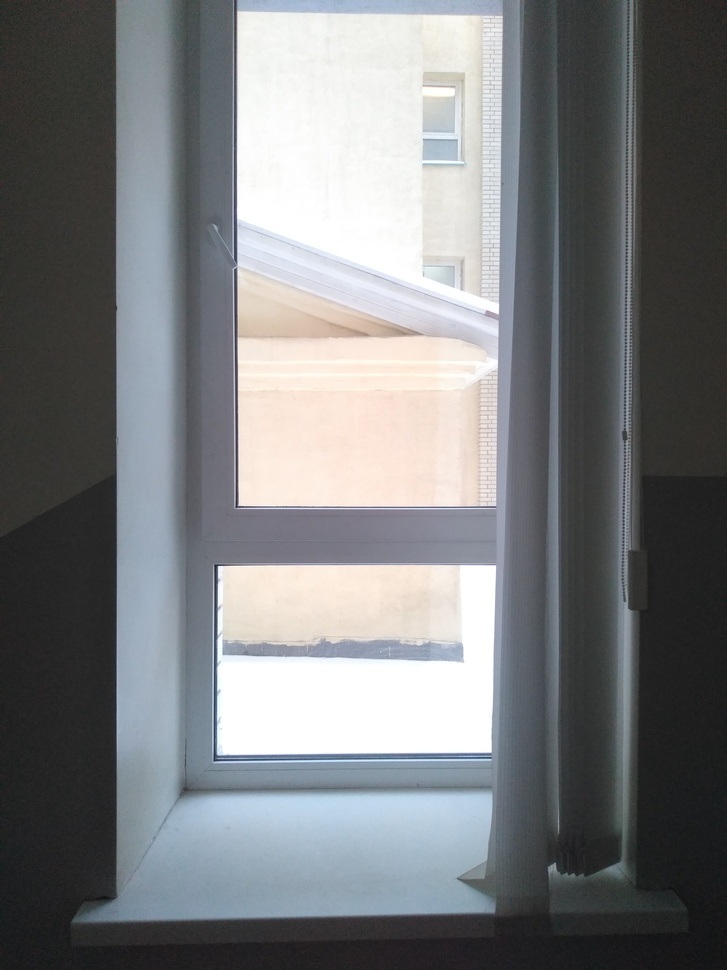
#> input picture src/1.jpg, 727 x 970 px, shrunk from 3120 x 4160 before the run
$ python '1 lab.py'
#> lines starting #> are read from the running program, lines starting #| are printed output that depends on the picture
### hist.py
from matplotlib import pyplot
import cv2
from sys import argv


def draw_hist(img):
    color = ('r', 'g', 'b')
    for i, col in enumerate(color):
        hist = cv2.calcHist([img], [i], None, [256], [0, 256])
        pyplot.plot(hist, color=col)
        pyplot.xlim([0, 256])
    pyplot.show()


# [2 lines that do not run on import are left out]

### 1 lab.py
import cv2
import numpy as np
from hist import draw_hist

img = cv2.imread('src/1.jpg')
#> img is the input picture: shape (970, 727, 3); mean B, G, R 125.8, 123.8, 121.8
img = cv2.cvtColor(img, cv2.COLOR_BGR2LAB) / 255.0
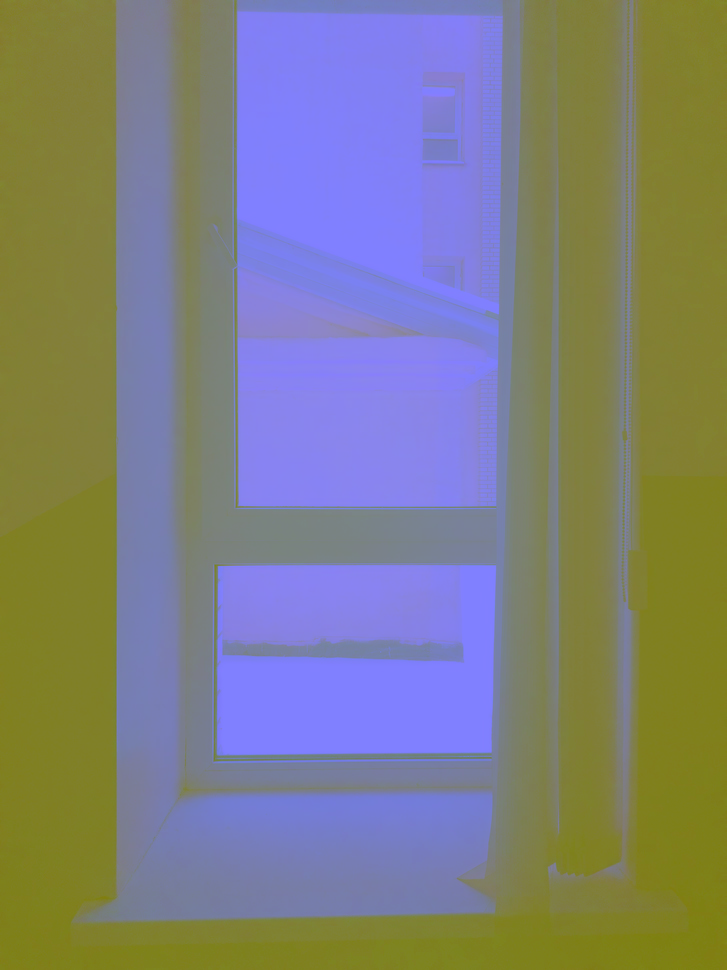
#> img: shape (970, 727, 3) float64; mean B, G, R 0.5, 0.501, 0.497
img[:, :, 1:2] *= 1.1

img = np.array(img * 255.0, dtype='float64').astype('uint8')
draw_hist(img)
#> in draw_hist, `pyplot.show()`:
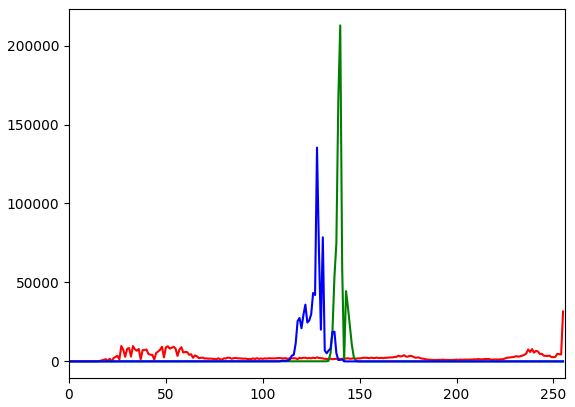
#> figure drawn by matplotlib, 1 panel; curve peaks at x = 255, y = 31629; curve peaks at x = 140, y = 212783; curve peaks at x = 128, y = 135409
img = cv2.cvtColor(img, cv2.COLOR_LAB2BGR)
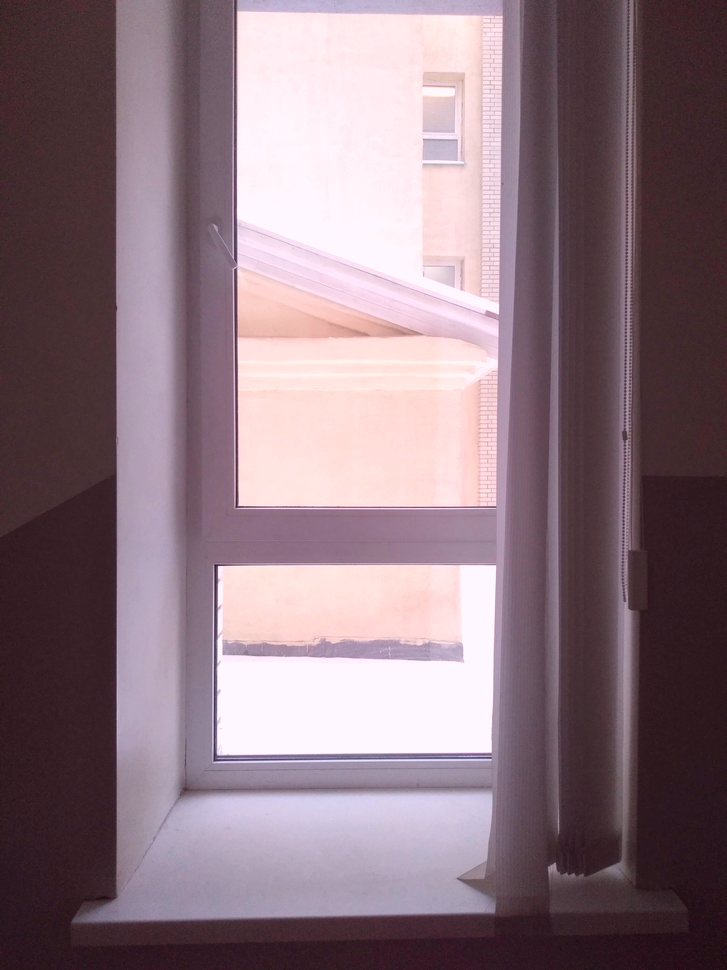
#> img: shape (970, 727, 3); mean B, G, R 126.2, 116.9, 138.7
cv2.imwrite('trgt/1 new.jpg', img)

$ run again, with src/2.jpg copied over src/1.jpg
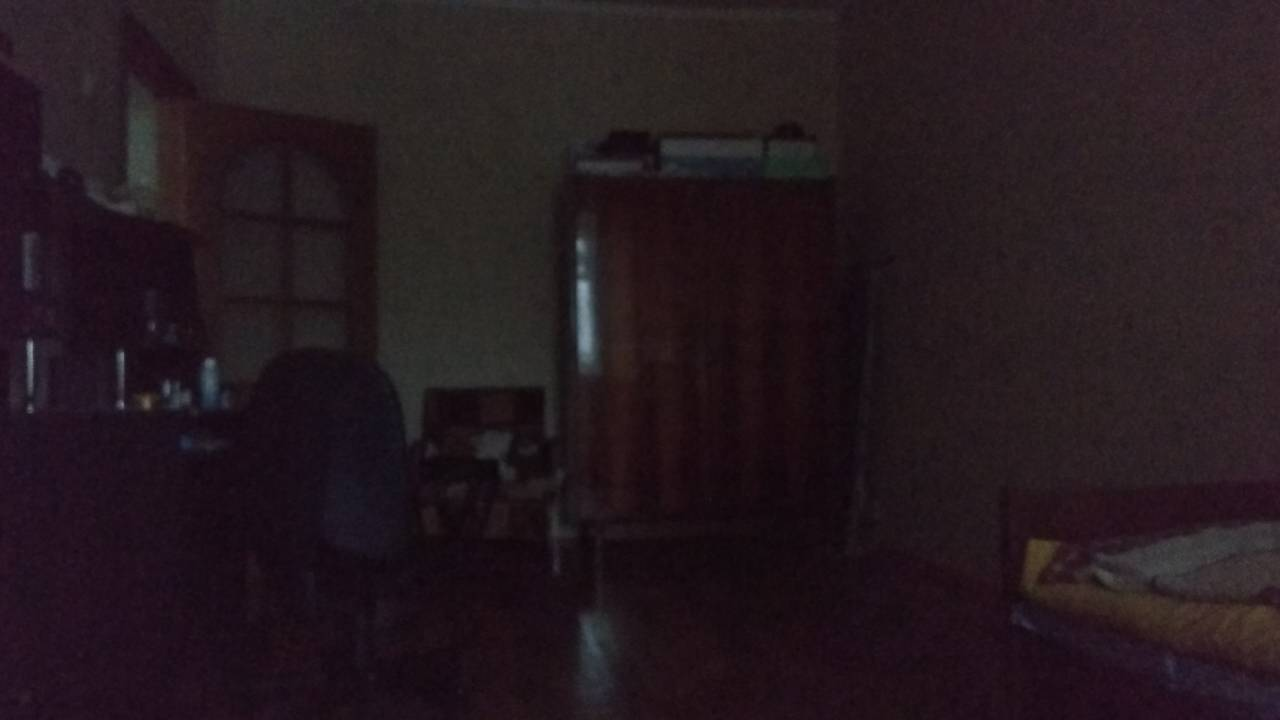
#> input picture src/2.jpg, 1280 x 720 px
#> img is the input picture: shape (720, 1280, 3); mean B, G, R 30.5, 25, 36.5
#> `img = cv2.cvtColor(img, cv2.COLOR_BGR2LAB) / 255.0`:
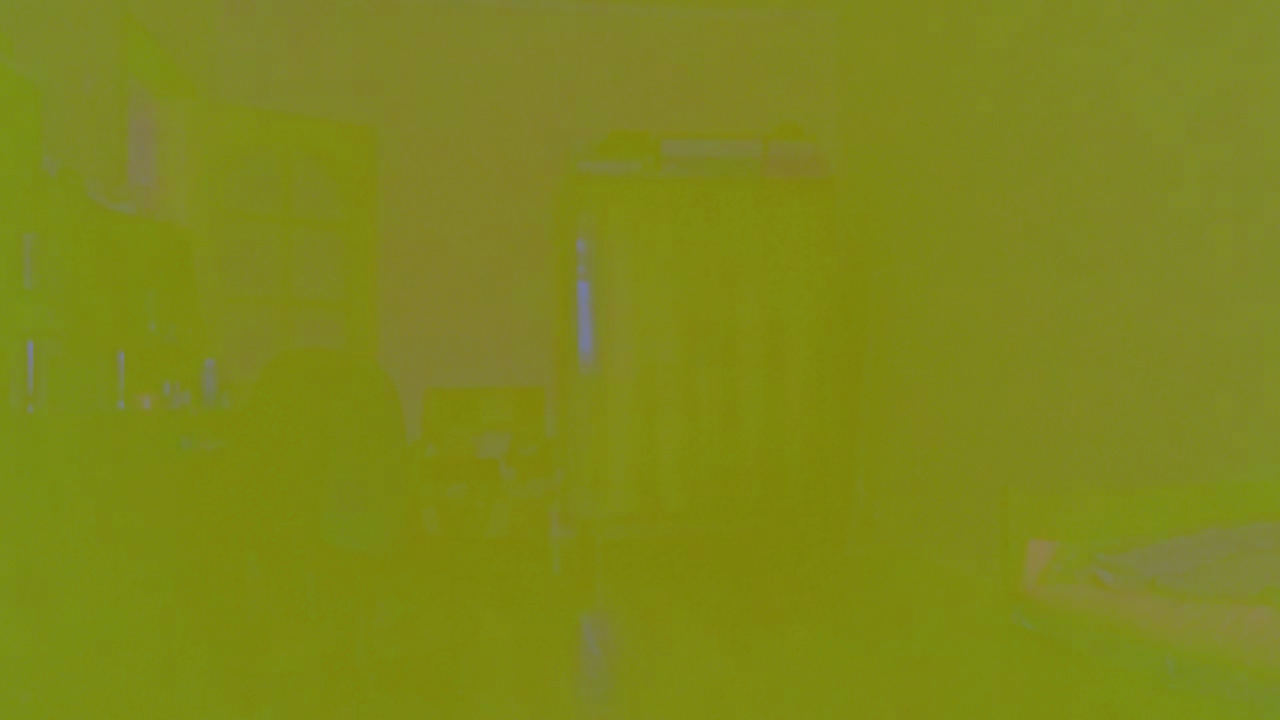
#> img: shape (720, 1280, 3) float64; mean B, G, R 0.105, 0.528, 0.496
#> in draw_hist, `pyplot.show()`:
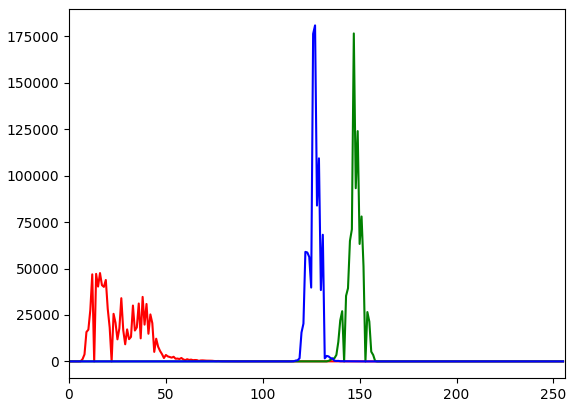
#> figure drawn by matplotlib, 1 panel; curve peaks at x = 16, y = 47567; curve peaks at x = 147, y = 176618; curve peaks at x = 127, y = 180950

$ run again, with src/3.jpg copied over src/1.jpg
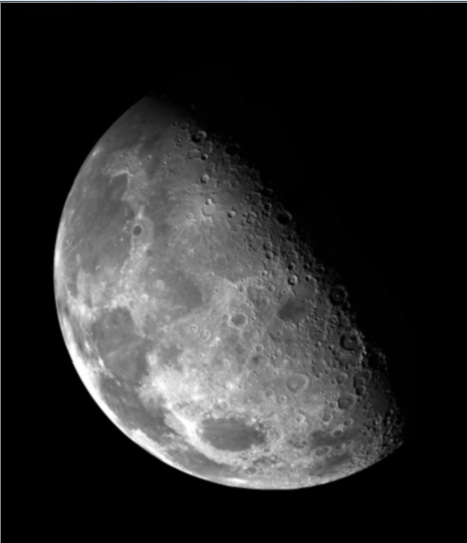
#> input picture src/3.jpg, 467 x 543 px
#> img is the input picture: shape (543, 467, 3); mean B, G, R 43.5, 43.4, 43.4
#> in draw_hist, `pyplot.show()`:
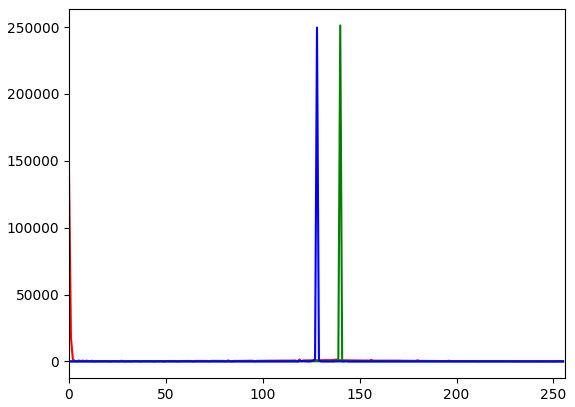
#> figure drawn by matplotlib, 1 panel; curve peaks at x = 0, y = 140671; curve peaks at x = 140, y = 251272; curve peaks at x = 128, y = 249682
#> `img = cv2.cvtColor(img, cv2.COLOR_LAB2BGR)`:
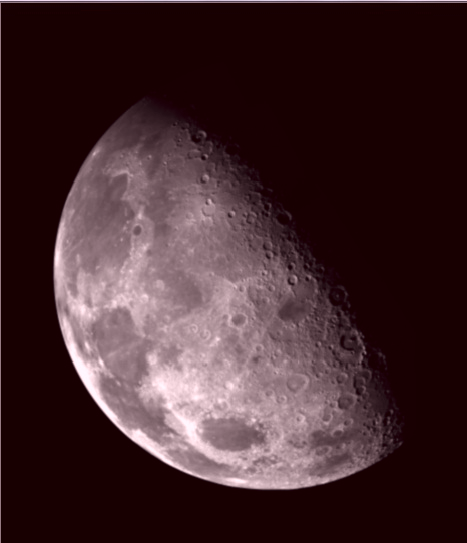
#> img: shape (543, 467, 3); mean B, G, R 44.3, 40.7, 65.9

$ run again, with src/cat1.jpg copied over src/1.jpg
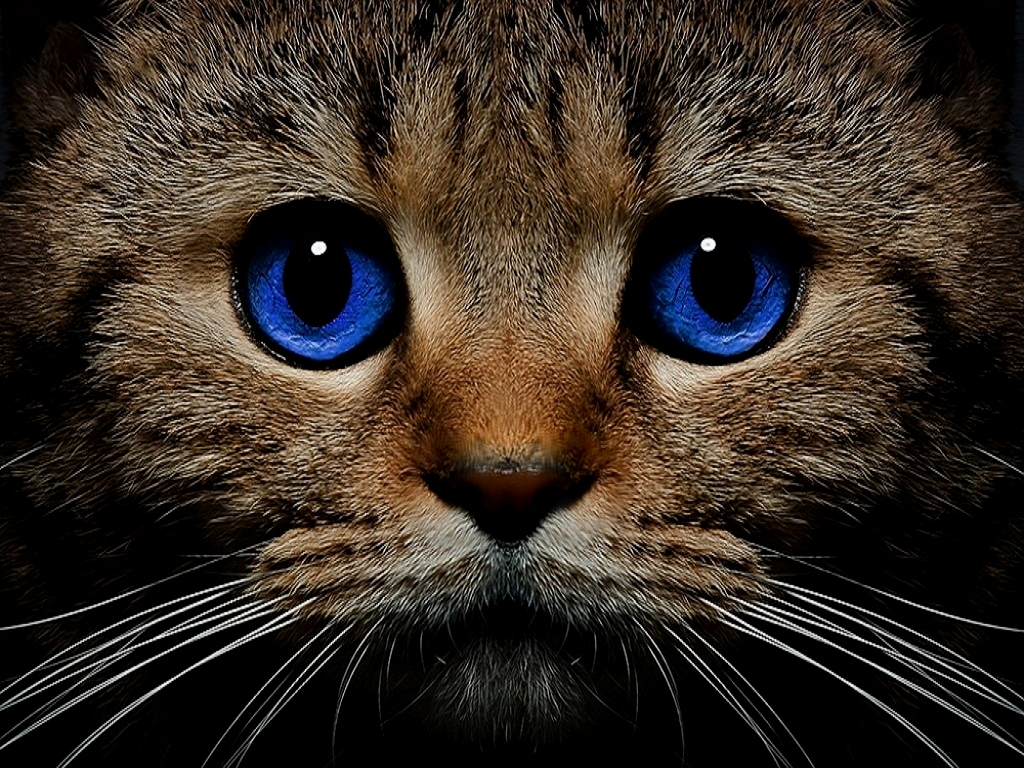
#> input picture src/cat1.jpg, 1024 x 768 px
#> img is the input picture: shape (768, 1024, 3); mean B, G, R 36.9, 45.2, 55
#> in draw_hist, `pyplot.show()`:
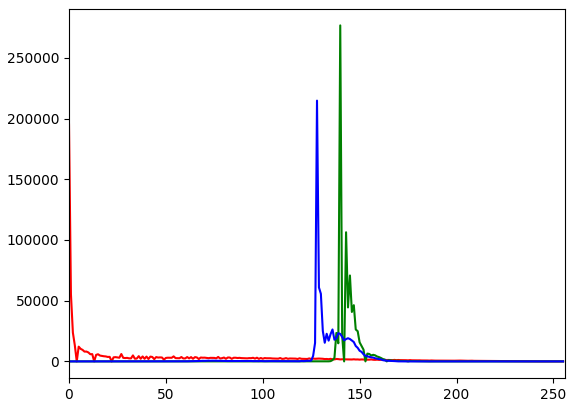
#> figure drawn by matplotlib, 1 panel; curve peaks at x = 0, y = 195080; curve peaks at x = 140, y = 276721; curve peaks at x = 128, y = 214766
#> `img = cv2.cvtColor(img, cv2.COLOR_LAB2BGR)`:
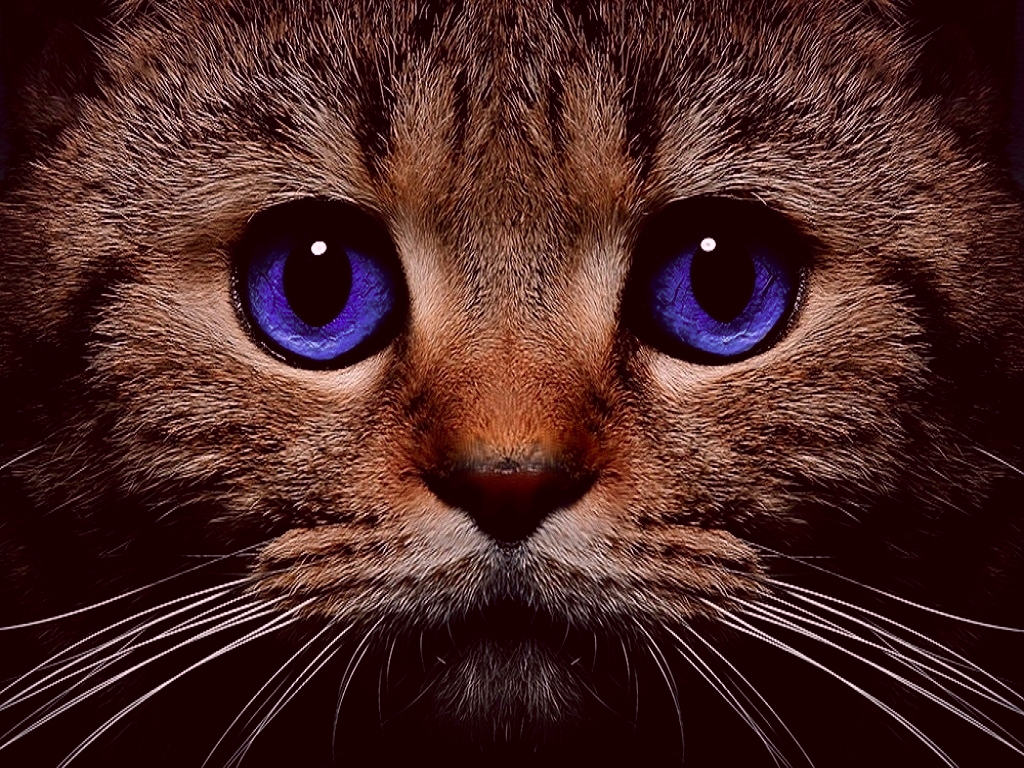
#> img: shape (768, 1024, 3); mean B, G, R 37.6, 39.6, 75.2
